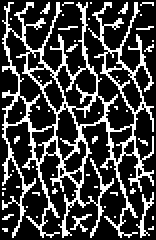
%> input picture testRidgeBW.tif, 78 x 120 px (shown 2 times larger)
$ octave --eval "result = ridgefinder(imread('testRidgeBW.tif'));"   (GNU Octave 9; MATLAB toolbox functions it lacks are replaced by stand-ins)
%> lines starting %> are read from the running program, lines starting %| are printed output that depends on the picture; in (x1, y1, x2, y2) boxes, pixels count from 0 and x2, y2 are one past the last pixel; in counts of white or black regions, pixels touching at a corner belong together; the program's own positions count from 1
### ridgefilter.m
function [ridge valley] = ridgefilter(im)
%ridge filter = major eigenvalue of the image hessian

[gx, gy] = gradient(double(im));
[gxx, gxy] = gradient(gx);
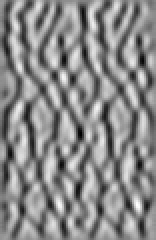
%> gxx: size 120x78 double (shown 2 times larger); min -20.25, max 16.5, mean -0.387; drawn with min black and max white
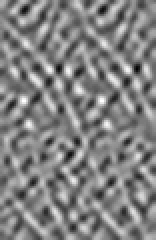
%> gxy: size 120x78 double (shown 2 times larger); min -12, max 11.5, mean -0.00158; drawn with min black and max white
[gxy, gyy] = gradient(gy);
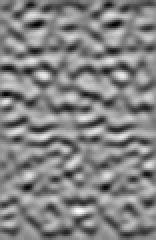
%> gyy: size 120x78 double (shown 2 times larger); min -15.75, max 14.25, mean -0.24; drawn with min black and max white

valley = zeros(size(im));
ridge = zeros(size(im));
for ii = 1:numel(im)
    A = [gxx(ii), gxy(ii);...
         gxy(ii), gyy(ii)];

    e = eig(A);

    valley(ii) = max(e);
    ridge(ii) = -1*min(e);
end
%> this loop made 9360 passes
%> (A, e) on passes 1 to 3: ([1.5 4; 4 0.5], [-3.03; 5.03]), ([2 4.5; 4.5 0.25], [-3.46; 5.71]), ([1.5 4.5; 4.5 -1], [-4.42; 4.92])
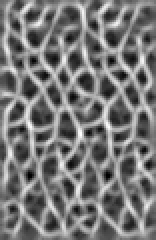
%> ridge: size 120x78 double (shown 2 times larger); min -9.5, max 20.36, mean 4.6; drawn with min black and max white
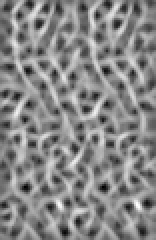
%> valley: size 120x78 double (shown 2 times larger); min -12.17, max 18.33, mean 3.95; drawn with min black and max white
ridge(ridge<0)=0;
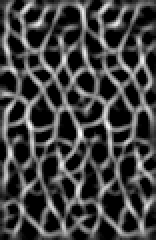
%> ridge: size 120x78 double (shown 2 times larger); min 0, max 20.36, mean 5.3; drawn with min black and max white

### ridgefinder.m
function [BW ridge] = ridgefinder(im, blurSigma)
if ~exist('blurSigma','var')
    blurSigma = 2;
end

% blur
if blurSigma> 0
    imBlur = imgaussfilt(im,blurSigma);
else
    imBlur = im;
end

ridge = ridgefilter(imBlur);

T = adaptthresh(ridge);
%> T: size 120x78 double; every value is 1
BW = imbinarize(ridge,T);
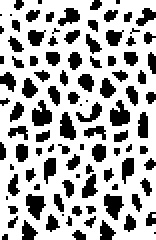
%> BW: size 120x78 logical (shown 2 times larger); 68.6% white; 104 black regions (41 under 20 px), largest, box (x1, y1, x2, y2) and area: (16, 50, 26, 63) 86, (55, 50, 65, 63) 86, (13, 97, 23, 110) 83

$ run again, on ridge.tif
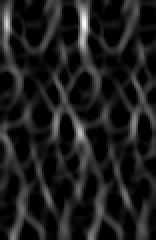
%> input picture ridge.tif, 78 x 120 px (shown 2 times larger)
%> in ridgefilter, `[gxy, gyy] = gradient(gy);`:
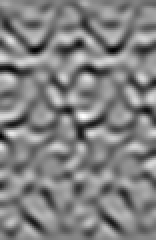
%> gyy: size 120x78 double (shown 2 times larger); min -1.36, max 1.32, mean -0.00374; drawn with min black and max white
%> the loop in ridgefilter, `for ii = 1:numel(im)` made 9360 passes
%> (A, e) on passes 1 to 3: ([0.135 0.141; 0.141 0.245], [0.0383; 0.342]), ([0.0753 0.178; 0.178 0.306], [-0.0219; 0.403]), ([-0.00552 0.258; 0.258 0.243], [-0.168; 0.406])
%> in ridgefinder, `BW = imbinarize(ridge,T);`:
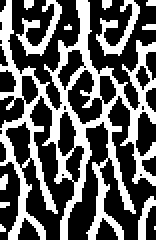
%> BW: size 120x78 logical (shown 2 times larger); 37.7% white; 13 white regions (6 under 20 px), largest, box (x1, y1, x2, y2) and area: (0, 0, 78, 120) 2893, (8, 0, 31, 28) 208, (48, 0, 70, 28) 207
